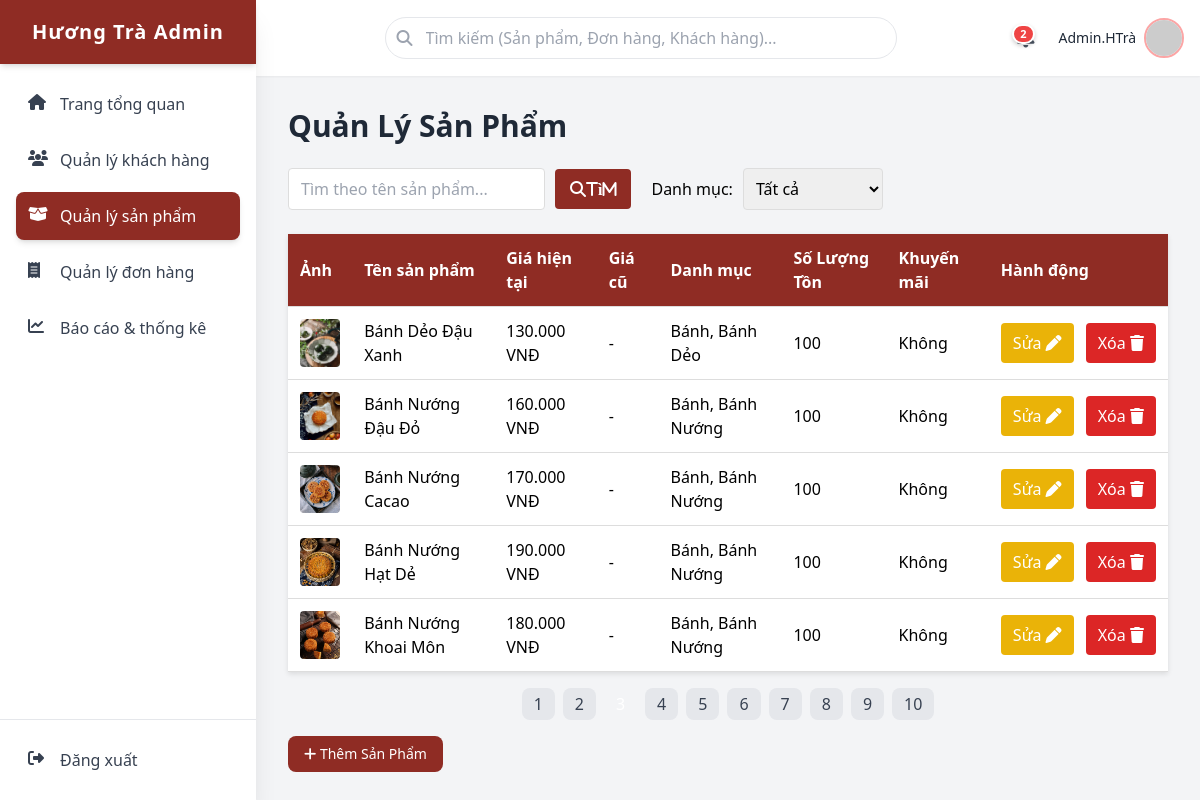
/admin/html/products.php?page=3, run on the app's committed database.
### tables this page shows
CREATE TABLE `sanpham` (
  `MaSanPham` bigint(20) UNSIGNED NOT NULL,
  `TenSanPham` varchar(200) NOT NULL,
  `MoTa` text DEFAULT NULL,
  `Gia` decimal(12,2) NOT NULL,
  `GiaCu` decimal(12,2) DEFAULT NULL,
  `HinhAnh` varchar(255) DEFAULT NULL,
  `SoLuongTon` int(10) UNSIGNED NOT NULL DEFAULT 100,
  `TrangThai` tinyint(4) NOT NULL DEFAULT 1,
  `NgayTao` datetime NOT NULL DEFAULT current_timestamp(),
  `IsPromo` tinyint(4) NOT NULL DEFAULT 0,
  `Loai` varchar(150) DEFAULT NULL,
  `Popularity` int(10) UNSIGNED DEFAULT 0,
  `NewProduct` tinyint(4) NOT NULL DEFAULT 0
);

### admin/controller/Product_Controller.php (called while the page is built, shortened)
<?php
class Product_Controller
{
    public static function handle(): array
    {
        return self::index();
    }
    private static function getConnection(): mysqli
    {
        $db = Database::getInstance();
        return $db->getConnection();
    }
    private static function index(): array
    {
        $conn = self::getConnection();
        $per_page = max(1, (int)($_GET['per_page'] ?? 5));
        $page     = max(1, (int)($_GET['page']     ?? 1));
        $params = [];
        $wheres = [];
        $promoJoin = "
            LEFT JOIN sanpham_khuyenmai kmsp ON kmsp.MaSanPham = s.MaSanPham
            LEFT JOIN khuyenmai km ON km.MaKhuyenMai = kmsp.MaKhuyenMai
                AND NOW() BETWEEN km.NgayBatDau AND km.NgayKetThuc
        ";
        $whereSql = $wheres ? ('WHERE ' . implode(' AND ', $wheres)) : '';
        $sql = "
            SELECT COUNT(DISTINCT s.MaSanPham) AS total
            FROM sanpham s
            LEFT JOIN sanpham_danhmuc sdm ON s.MaSanPham = sdm.MaSanPham
            LEFT JOIN danhmucsanpham   dm  ON sdm.MaDanhMuc = dm.MaDanhMuc
            $promoJoin
            $whereSql
        ";
        $total_products = (int) self::fetchValue($conn, $sql, $params);
        $total_pages = max(1, (int)ceil($total_products / $per_page));
        $page        = min($page, $total_pages);
        $offset      = ($page - 1) * $per_page;
        $sqlList = "
            SELECT
                s.MaSanPham,
                s.TenSanPham,
                s.Gia,
                s.GiaCu,
                s.HinhAnh,
                s.SoLuongTon,
                s.TrangThai,
                s.NgayTao,
                GREATEST(
                    s.IsPromo,
                    CASE WHEN EXISTS (
                        SELECT 1
                        FROM sanpham_khuyenmai skm
                        JOIN khuyenmai k ON k.MaKhuyenMai = skm.MaKhuyenMai
                        WHERE skm.MaSanPham = s.MaSanPham
                          AND k.TrangThai = 1
                          AND NOW() BETWEEN k.NgayBatDau AND k.NgayKetThuc
                    ) THEN 1 ELSE 0 END
                ) AS IsPromo,
                s.Loai AS subCategory,
                s.Popularity,
                s.NewProduct,
                COALESCE(GROUP_CONCAT(DISTINCT dm.TenDanhMuc SEPARATOR ', '), '-') AS TenDanhMuc
            FROM sanpham s
            LEFT JOIN sanpham_danhmuc sdm ON s.MaSanPham = sdm.MaSanPham
            LEFT JOIN danhmucsanpham   dm  ON sdm.MaDanhMuc = dm.MaDanhMuc
            $promoJoin
            $whereSql
            GROUP BY s.MaSanPham
            ORDER BY s.NgayTao DESC, s.MaSanPham DESC
            LIMIT ?, ?
        ";
        $listParams = array_merge($params, [$offset, $per_page]);
        $product_list_paginated = self::fetchAll($conn, $sqlList, $listParams) ?? [];
        return compact(
            'product_list_paginated','total_products','per_page','page','total_pages',
            'notifications','notification_count',
            'cat','promo','category_options'
        );
    }
    private static function fetchValue(mysqli $conn, string $sql, array $params=[]){
        $r=self::fetchOne($conn,$sql,$params); return $r?array_values($r)[0]:null;
    }
    private static function fetchOne(mysqli $conn, string $sql, array $params=[]): ?array {
        $rows=self::fetchAll($conn,$sql,$params); return $rows[0]??null;
    }
    private static function fetchAll(mysqli $conn, string $sql, array $params=[]): array {
        $stmt=$conn->prepare($sql); if(!$stmt) return [];
        if ($params) self::bindParams($stmt,$params);
        $stmt->execute(); $res=$stmt->get_result(); $rows=$res?$res->fetch_all(MYSQLI_ASSOC):[];
        $stmt->close(); return $rows;
    }
    private static function bindParams(mysqli_stmt $stmt, array $params): void {
        $types=''; $bind=[];
        foreach($params as $p){ $types .= is_int($p)?'i':(is_float($p)?'d':'s'); $bind[]=$p; }
        $stmt->bind_param($types, ...$bind);
    }
}

### admin/html/products.php (the view, shortened to what this page needs)
<?php
require_once __DIR__ . '/../controller/Product_Controller.php';
$ctx = Product_Controller::handle();
extract($ctx, EXTR_OVERWRITE);
?>
    <h1 class="text-3xl font-bold text-gray-800 mb-6">Quản Lý Sản Phẩm</h1>
    <div class="filter-bar">
        <div class="search-group">
            <input type="text" id="search-input" placeholder="Tìm theo tên sản phẩm..." />
            <button id="btn-search" class="btn btn-search"><i class="fas fa-search">Tìm</i></button>
        </div>
        <div class="filter-group">
            <label for="filter-category">Danh mục:</label>
            <select id="filter-category" name="category">
                <option value="All">Tất cả</option>
            </select>
        </div>
    </div>
    <div class="product-table-container mt-6">
        <table id="product-list-table" class="product-table w-full">
            <thead>
            <tr>
                <th>Ảnh</th>
                <th>Tên sản phẩm</th>
                <th>Giá hiện tại</th>
                <th>Giá cũ</th>
                <th>Danh mục</th>
                <th>Số Lượng Tồn</th>
                <th>Khuyến mãi</th>
                <th>Hành động</th>
            </tr>
            </thead>
            <tbody>
            <?php if (!empty($product_list_paginated)): ?>
                <?php foreach ($product_list_paginated as $product): ?>
                    <?php
                    $ten     = $product['TenSanPham'] ?? $product['name']      ?? '';
                    $gia     = $product['Gia']        ?? 0;
                    $giaCu   = $product['GiaCu']      ?? null;
                    $catName = $product['TenDanhMuc'] ?? $product['DanhMuc']   ?? '';
                    $qty     = $product['SoLuongTon'] ?? $product['SoLuong']   ?? 0;
                    $promo   = isset($product['IsPromo']) ? (int)$product['IsPromo']
                            : (isset($product['isPromo']) ? (int)$product['isPromo'] : 0);
                    $img     = $product['HinhAnh']    ?? '';
                    ?>
                    <tr>
                        <td>
                            <?php if (!empty($img)): ?>
                                <img src="<?= htmlspecialchars($img, ENT_QUOTES) ?>"
                                     alt="<?= htmlspecialchars($ten, ENT_QUOTES) ?>"
                                     class="w-12 h-12 object-cover rounded" />
                            <?php else: ?>
                                <div class="w-12 h-12 bg-gray-200 rounded"></div>
                            <?php endif; ?>
                        </td>
                        <td><?= htmlspecialchars($ten, ENT_QUOTES) ?></td>
                        <td><?= number_format((float)$gia, 0, ',', '.') ?> VNĐ</td>
                        <td><?= $giaCu !== null ? number_format((float)$giaCu, 0, ',', '.') . ' VNĐ' : '-' ?></td>
                        <td><?= htmlspecialchars($catName ?: '-', ENT_QUOTES) ?></td>
                        <td><?= (int)$qty ?></td>
                        <td><?= $promo ? 'Có' : 'Không' ?></td>
                        <td class="text-center whitespace-nowrap space-x-2">
                            <button
                                    type="button"
                                    class="edit-product px-3 py-2 rounded bg-yellow-500 text-white"
                                    data-id="<?= (int)$product['MaSanPham'] ?>"
                                    data-name="<?= htmlspecialchars($product['TenSanPham'] ?? '', ENT_QUOTES) ?>"
                                    data-price="<?= (float)($product['Gia'] ?? 0) ?>"
                                    data-old-price="<?= ($product['GiaCu'] ?? '') !== '' ? (float)$product['GiaCu'] : '' ?>"
                                    data-category-id="<?= isset($product['MaDanhMuc']) ? (int)$product['MaDanhMuc'] : '' ?>"
                                    data-category-name="<?= htmlspecialchars($product['TenDanhMuc'] ?? ($product['DanhMuc'] ?? ''), ENT_QUOTES) ?>"
                                    data-promo="<?= (int)($product['IsPromo'] ?? 0) ?>"
                                    data-qty="<?= (int)($product['SoLuongTon'] ?? 0) ?>"
                                    data-image="<?= htmlspecialchars($product['HinhAnh'] ?? '', ENT_QUOTES) ?>"
                            >Sửa
                                <i class="fa-solid fa-pen"></i>
                            </button>
                            <button
                                    type="button"
                                    class="delete-product px-3 py-2 rounded bg-red-600 text-white"
                                    data-id="<?= (int)$product['MaSanPham'] ?>"
                                    data-name="<?= htmlspecialchars($product['TenSanPham'] ?? '', ENT_QUOTES) ?>"
                            >Xóa
                                <i class="fa-solid fa-trash"></i>
                            </button>
                        </td>
                    </tr>
                <?php endforeach; ?>
            <?php else: ?>
                <tr><td colspan="8" class="text-center py-6 text-gray-500">Không có sản phẩm.</td></tr>
            <?php endif; ?>
            </tbody>
        </table>
    </div>
    <div class="pagination mt-4 flex justify-center gap-2">
        <?php
        for ($i = 1; $i <= (int)$total_pages; $i++):
            $qs = $_GET ?? [];
            $qs['page'] = $i;
            $url = '?' . http_build_query($qs);
            $isActive = ((int)$i === (int)$page);
            ?>
            <a href="<?php echo htmlspecialchars($url); ?>"
               class="px-3 py-1 rounded-lg <?php echo $isActive ? 'bg-brand-bg text-white' : 'bg-gray-200 text-gray-700'; ?>">
                <?php echo $i; ?>
            </a>
        <?php endfor; ?>
    </div>
    <div class="mt-4">
        <button id="btn-add-product"
                class="py-2 px-4 brand-bg text-white rounded-lg brand-bg-hover transition duration-200 text-sm font-medium">
            <i class="fas fa-plus"></i> Thêm Sản Phẩm
        </button>
    </div>
    <link rel="stylesheet" href="../../admin/css/products.css" />
<?php
require_once __DIR__ . '/template.php';
?>

### admin/css/template.css (style rules this page uses)
.brand-bg { background-color: #8f2c24; }

### admin/css/products.css (style rules this page uses)
.brand-bg { background-color: #8f2c24; }
.product-table { width: 100%; border-collapse: collapse; background-color: white; box-shadow: 0 2px 5px rgba(0,0,0,0.1); }
.product-table th, .product-table td { padding: 12px; text-align: left; border-bottom: 1px solid #ddd; }
.product-table th { background-color: #8f2c24; color: white; }
.product-table img { vertical-align: middle; }
.filter-bar { display: flex; gap: 20px; margin-bottom: 20px; flex-wrap: wrap; }
.filter-bar .search-group { display: flex; align-items: center; gap: 10px; }
.filter-bar .search-group input { padding: 8px 12px; border: 1px solid #ddd; border-radius: 4px; }
.filter-bar .search-group button { padding: 8px 15px; background-color: #8f2c24; color: white; border: none; border-radius: 4px; cursor: pointer; }
.filter-bar .filter-group { display: flex; align-items: center; gap: 10px; }
.filter-bar .filter-group select, .filter-bar .filter-group input { padding: 8px; border: 1px solid #ddd; border-radius: 4px; }
.pagination a { text-decoration: none; }

### data on the page
sanpham: HinhAnh (picture), TenSanPham "Bánh Dẻo Đậu Xanh", Gia "130.000", catName "Bánh, Bánh Dẻo", SoLuongTon "100"
sanpham: HinhAnh (picture), TenSanPham "Bánh Nướng Đậu Đỏ", Gia "160.000", catName "Bánh, Bánh Nướng", SoLuongTon "100"
sanpham: HinhAnh (picture), TenSanPham "Bánh Nướng Cacao", Gia "170.000", catName "Bánh, Bánh Nướng", SoLuongTon "100"
sanpham: HinhAnh (picture), TenSanPham "Bánh Nướng Hạt Dẻ", Gia "190.000", catName "Bánh, Bánh Nướng", SoLuongTon "100"
sanpham: HinhAnh (picture), TenSanPham "Bánh Nướng Khoai Môn", Gia "180.000", catName "Bánh, Bánh Nướng", SoLuongTon "100"

### other printed values
$notification_count "2"
